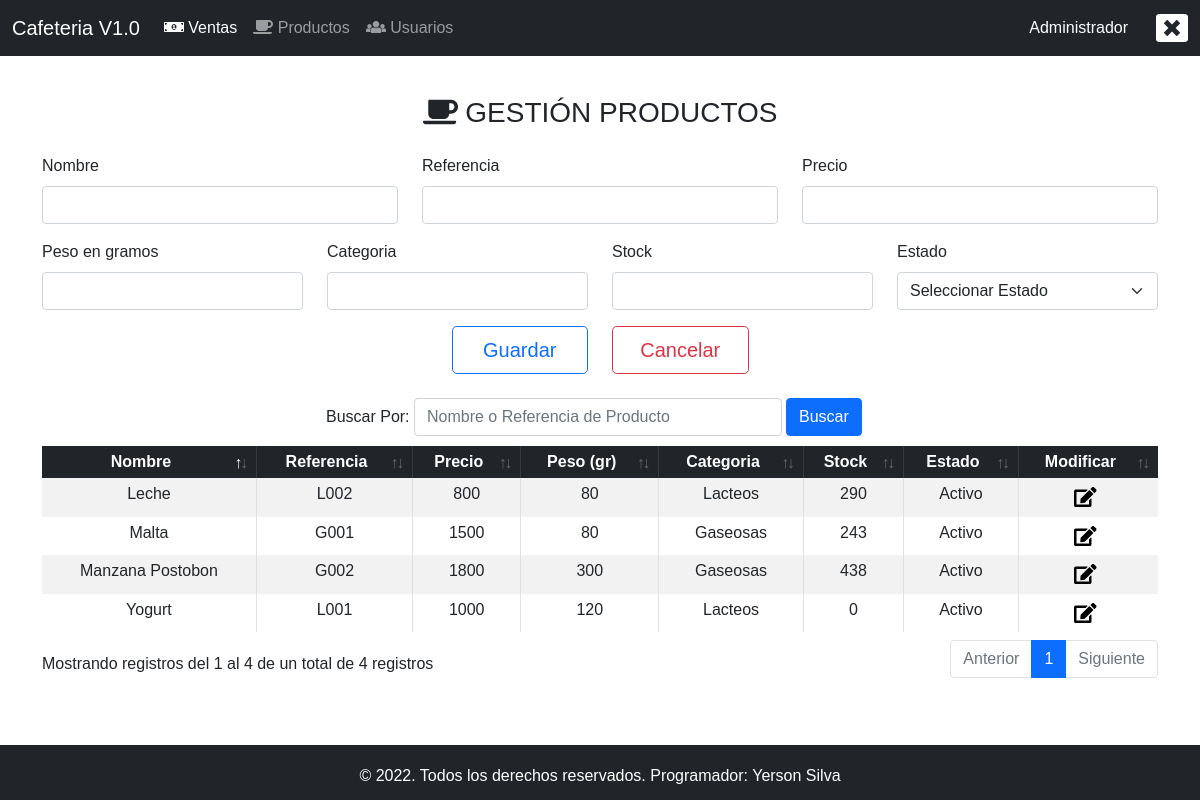
/MasterPage/home.php?mod=productos (signed in), run on the app's committed database.
### tables this page shows
CREATE TABLE IF NOT EXISTS `productos` (
  `id` int(11) NOT NULL AUTO_INCREMENT,
  `nombre` varchar(200) NOT NULL,
  `referencia` varchar(200) NOT NULL,
  `precio` int(11) NOT NULL,
  `peso` int(11) NOT NULL,
  `categoria` varchar(200) NOT NULL,
  `stock` int(11) NOT NULL,
  `estado` tinyint(4) NOT NULL,
  `id_usuario_crea` int(11) NOT NULL,
  `fecha_creacion` date NOT NULL,
  `fecha_modificacion` date DEFAULT NULL,
  PRIMARY KEY (`id`),
  KEY `Fk_idProducto_idUsuario` (`id_usuario_crea`)
);

### conexion.php (called while the page is built, shortened)
<?php
class Conexion{
    public function __construct()
    {
        $this->conexion_db = new mysqli(DB_PASS,DB_USER,DB_PASS,DB_NAME);
    }
}
?>

### crud/read.php (called while the page is built, shortened)
<?php
require '../conexion.php';
 class Consulta extends Conexion {
    public function read_productos($nombre, $referencia){
        $perfil = $_SESSION['perfil'];
        if ($perfil == 'Vendedor'){
            $sql = "SELECT id,nombre,referencia,precio,peso,categoria,stock,estado FROM productos WHERE estado = 1 AND (nombre LIKE '%$nombre%' OR referencia LIKE '%$referencia%') ";
        }else{
            $sql = "SELECT id,nombre,referencia,precio,peso,categoria,stock,estado FROM productos WHERE nombre LIKE '%$nombre%' OR referencia LIKE '%$referencia%' ";
        }
        $busqueda= $this->conexion_db->query($sql);
        $resultado=$busqueda->fetch_all(MYSQLI_ASSOC);
        return $resultado;
    }
}
?>

### modulos/productos.php (the view, shortened to what this page needs)
<?php
if (isset($_SESSION['usuario'])) {
?>
    <?php
    require_once('../crud/read.php');
    $resultado = new Consulta();
    $nombre = $_POST['txtBuscarProducto'];
    $array_productos = $resultado->read_productos($nombre, $nombre);
    ?>
    <div class="col-12 col-xs-12 col-sm-12 col-md-12 pb-3">
        <form action="home.php?mod=productos" method="POST">
            <div class="container text-center pb-3 mt-3">
                <h3><i class="fas fa-coffee"></i>&nbsp;GESTIÓN PRODUCTOS</h3>
            </div>
            <?php
            if (isset($_POST['btnModificar'])) {
                $id = $_POST['id_producto'];
                $array_producto = $resultado->read_producto('', $id);
                foreach ($array_producto as $item2) {
                    $cantidad = count($array_producto);
            ?>
                    <div class="row">
                        <div class="col-12 col-xs-12 col-sm-12 col-md-4">
                            <div class="mb-3">
                                <label for="Nombre" class="form-label">Nombre</label>
                                <input type="text" class="form-control" name="txtnombre" value="<?php echo $item2['nombre']; ?>" required>
                            </div>
                        </div>
                        <div class="col-12 col-xs-12 col-sm-12 col-md-4">
                            <div class="mb-3">
                                <label for="Referencia" class="form-label">Referencia</label>
                                <input type="text" class="form-control" name="txtreferencia" value="<?php echo $item2['referencia']; ?>" required>
                            </div>
                        </div>
                        <div class="col-12 col-xs-12 col-sm-12 col-md-4">
                            <div class="mb-3">
                                <label for="Precio" class="form-label">Precio</label>
                                <input type="number" class="form-control" name="txtprecio" value="<?php echo $item2['precio']; ?>" required>
                            </div>
                        </div>
                    </div>
                    <div class="row">
                        <div class="col-12 col-xs-12 col-sm-12 col-md-3">
                            <div class="mb-3">
                                <label for="Peso" class="form-label">Peso en gramos</label>
                                <input type="number" class="form-control" name="txtpeso" value="<?php echo $item2['peso']; ?>" required>
                            </div>
                        </div>
                        <div class="col-12 col-xs-12 col-sm-12 col-md-3">
                            <div class="mb-3">
                                <label for="Categoria" class="form-label">Categoria</label>
                                <input type="text" class="form-control" name="txtcategoria" value="<?php echo $item2['categoria']; ?>" required>
                            </div>
                        </div>
                        <div class="col-12 col-xs-12 col-sm-12 col-md-3">
                            <div class="mb-3">
                                <label for="Stock" class="form-label">Stock</label>
                                <input type="number" class="form-control" name="txtstock" value="<?php echo $item2['stock']; ?>" required>
                            </div>
                        </div>
                        <?php
                            $perfil = $_SESSION['perfil'];
                        ?>
                        <div class="col-12 col-xs-12 col-sm-12 col-md-3" <?php
                            if ($perfil == 'Vendedor' && $item2['estado'] == "0"){
                                echo "hidden";
                            }
                        ?>>
                            <div class="mb-3">
                                <label for="Estado" class="form-label">Estado</label>
                                <select class="form-select" name="cmbEstado" required>
                                    <option value="">Seleccionar Perfil</option>
                                    <option value="1" <?php
                                                        if ($item2['estado'] == "1") {
                                                            echo 'selected="selected"';
                                                        }
                                                        ?>>Activo</option>
                                    <option value="0" <?php
                                                        if ($item2['estado'] == "0") {
                                                            echo 'selected="selected"';
                                                        } ?>>Inactivo</option>
                                </select>
                            </div>
                        </div>
                    </div>
                <?php
                }
            } else {
                ?>
                <div class="row">
                    <div class="col-12 col-xs-12 col-sm-12 col-md-4">
                        <div class="mb-3">
                            <label for="Nombre" class="form-label">Nombre</label>
                            <input type="text" class="form-control" name="txtnombre" required>
                        </div>
                    </div>
                    <div class="col-12 col-xs-12 col-sm-12 col-md-4">
                        <div class="mb-3">
                            <label for="Referencia" class="form-label">Referencia</label>
                            <input type="text" class="form-control" name="txtreferencia" required>
                        </div>
                    </div>
                    <div class="col-12 col-xs-12 col-sm-12 col-md-4">
                        <div class="mb-3">
                            <label for="Precio" class="form-label">Precio</label>
                            <input type="number" class="form-control" name="txtprecio" required>
                        </div>
                    </div>
                </div>
                <div class="row">
                    <div class="col-12 col-xs-12 col-sm-12 col-md-3">
                        <div class="mb-3">
                            <label for="Peso" class="form-label">Peso en gramos</label>
                            <input type="number" class="form-control" name="txtpeso" required>
                        </div>
                    </div>
                    <div class="col-12 col-xs-12 col-sm-12 col-md-3">
                        <div class="mb-3">
                            <label for="Categoria" class="form-label">Categoria</label>
                            <input type="text" class="form-control" name="txtcategoria" required>
                        </div>
                    </div>
                    <div class="col-12 col-xs-12 col-sm-12 col-md-3">
                        <div class="mb-3">
                            <label for="Stock" class="form-label">Stock</label>
                            <input type="number" class="form-control" name="txtstock" required>
                        </div>
                    </div>
                    <div class="col-12 col-xs-12 col-sm-12 col-md-3">
                        <div class="mb-3">
                            <label for="Estado" class="form-label">Estado</label>
                            <select class="form-select" name="cmbEstado" required>
                                <option value="">Seleccionar Estado</option>
                            </select>
                        </div>
                    </div>
                </div>
            <?php
            }
            ?>
            <div class="row justify-content-center align-items-center">
                <?php
                if (isset($_POST['btnModificar'])) {
                ?>
                <div class="col-12 col-xs-12 col-sm-12 col-md-6 d-flex justify-content-end">
                    <button type="submit" name="btnModificarProducto" class="btn btn-outline-primary btn-lg col-12 col-xs-12 col-sm-12 col-md-3">Modificar</button>
                    <input type="number" name="id_producto" value="<?php echo $item2['id']; ?>" hidden />
                </div>
                <div class="col-12 col-xs-12 col-sm-12 col-md-6">
                    <button type="button" onclick="refresh()" class="btn btn-outline-danger btn-lg col-12 col-xs-12 col-sm-12 col-md-3">Cancelar</button>
                </div>
                <?php
                } else {
                ?>
                <div class="col-12 col-xs-12 col-sm-12 col-md-6 d-flex justify-content-end">
                    <button type="submit" name="btnCrearProducto" class="btn btn-outline-primary btn-lg col-12 col-xs-12 col-sm-12 col-md-3">Guardar</button>
                </div>
                <div class="col-12 col-xs-12 col-sm-12 col-md-6">
                    <button type="reset" class="btn btn-outline-danger btn-lg col-12 col-xs-12 col-sm-12 col-md-3">Cancelar</button>
                </div>
                <?php
                }
                ?>
            </div>
        </form>
        <br>
        <form action="home.php?mod=productos" method="post" class="mb-1">
            <div class="form-row">
                <div class="form-group col-md-12">
                    <div class="form-row align-items-center d-flex justify-content-center">
                        <div class="col-sm-2">
                            <div class="input-group d-flex justify-content-md-end justify-content-sm-start">
                                <label class="my-0">Buscar Por:&nbsp;</label>
                            </div>
                        </div>
                        <div class="col-sm-4 my-0">
                            <div class="input-group">
                                <input type="text" class="form-control" id="txtBuscar" name="txtBuscarProducto" placeholder="Nombre o Referencia de Producto">&nbsp;
                            </div>
                        </div>
                        <div class="col-sm-2 my-0">
                            <div class="input-group">
                                <button type="submit" name="btnBuscar" class="btn btn-primary btn-block boton">Buscar</button>
                            </div>
                        </div>
                    </div>
                </div>
            </div>
        </form>
        <div class="table-responsive-md  col-md-12">
            <table class="table table-sm table-bordered table-striped text-center" id="productos" data-page-length='5'>
                <thead class="table-dark">
                    <tr>
                        <th scope="col">Nombre</th>
                        <th scope="col">Referencia</th>
                        <th scope="col">Precio</th>
                        <th scope="col">Peso (gr)</th>
                        <th scope="col">Categoria</th>
                        <th scope="col">Stock</th>
                        <th scope="col">Estado</th>
                        <th scope="col">Modificar</th>
                    </tr>
                </thead>
                <tbody>
                    <?php
                    foreach ($array_productos as $item) {
                    ?>
                        <tr>
                            <td><?php echo $item['nombre']; ?></td>
                            <td><?php echo $item['referencia']; ?></td>
                            <td><?php echo $item['precio']; ?></td>
                            <td><?php echo $item['peso']; ?></td>
                            <td><?php echo $item['categoria']; ?></td>
                            <td><?php echo $item['stock']; ?></td>
                            <td>
                                <?php
                                if ($item['estado'] == '1') {
                                    echo 'Activo';
                                }
                                ?>
                            </td>
                            <td>
                                <form action="home.php?mod=productos" method="post">
                                    <button class="navbar-toggler navbar-toggler-right" data-toggle="collapse" data-target="#navbarSupportedContent" aria-controls="navbarSupportedContent" aria-expanded="false" aria-label="Toggle navigation" type="submit" name="btnModificar">
                                        <i class="fas fa-edit"></i>&nbsp;
                                    </button>
                                </form>
                            </td>
                        </tr>
                    <?php
                    }
                    ?>
                </tbody>
            </table>
        </div>
    </div>
<?php
} else {
    header('location: ../index.php');
}
?>

### data on the page
productos: nombre "Yogurt", referencia "L001", precio "1000", peso "120", categoria "Lacteos", stock "0", estado "Activo"
productos: nombre "Malta", referencia "G001", precio "1500", peso "80", categoria "Gaseosas", stock "243", estado "Activo"
productos: nombre "Manzana Postobon", referencia "G002", precio "1800", peso "300", categoria "Gaseosas", stock "438", estado "Activo"
productos: nombre "Leche", referencia "L002", precio "800", peso "80", categoria "Lacteos", stock "290", estado "Activo"

### other printed values
$_SESSION['perfil'] "Administrador"
